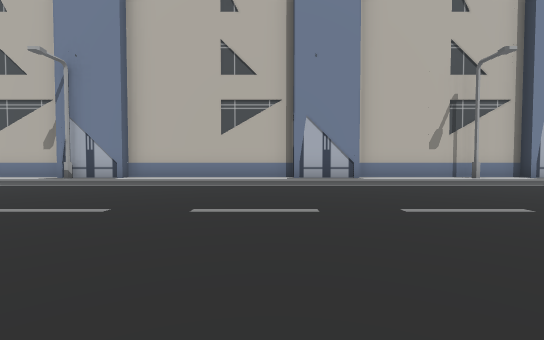
view 1 (above)

16 first-person views from a walk through a 3-D level made in the Unity game engine. The camera is 1.2 m above the floor, tilts 2° down and sees 85° across. The floor is counted in squares, 2 m on a side. Each view is taken from the middle of a square. On the plan, view 1 faces up. The plan holds only what a view shows up to about 9 squares ahead; the rest is blank. The place goes on beyond the plan. The player is left out.

view 2
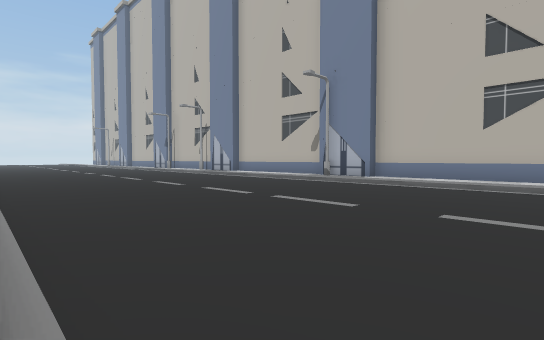

view 3
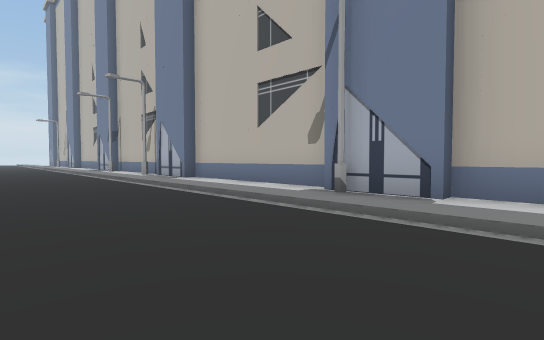

view 4
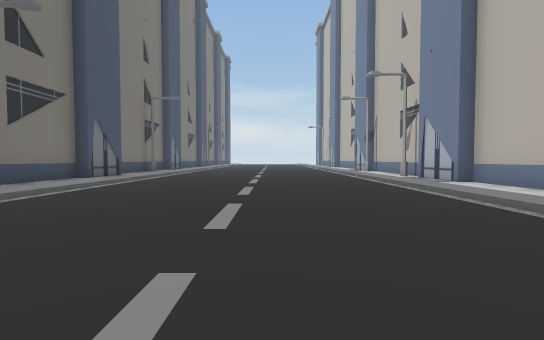

view 5
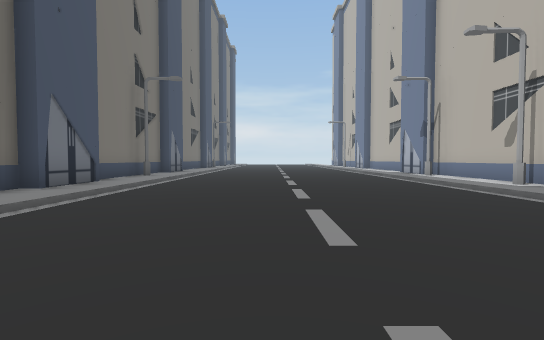

view 6
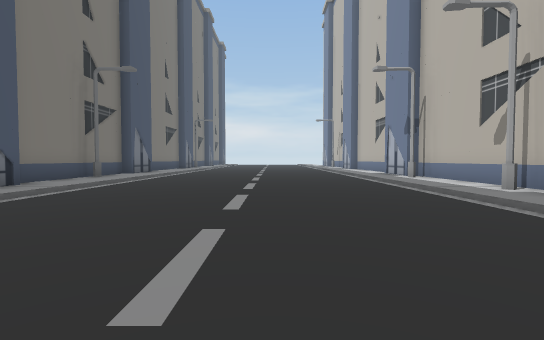

view 7
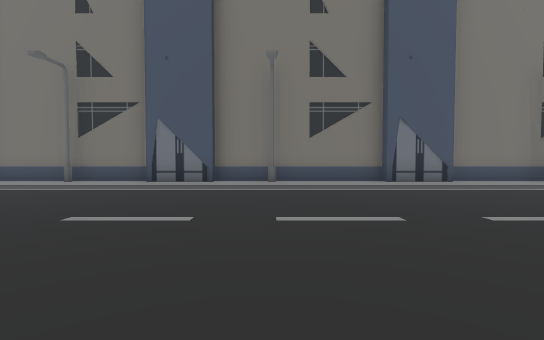

view 8
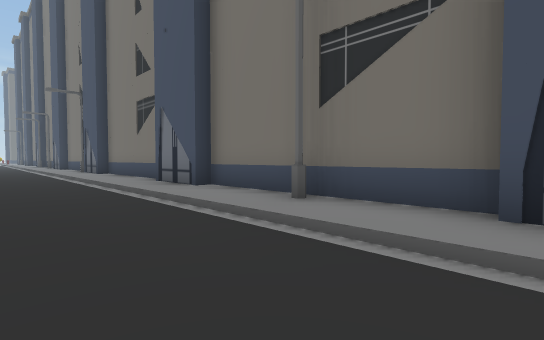

view 9
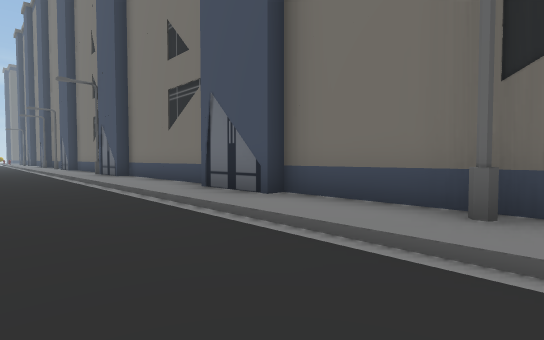

view 10
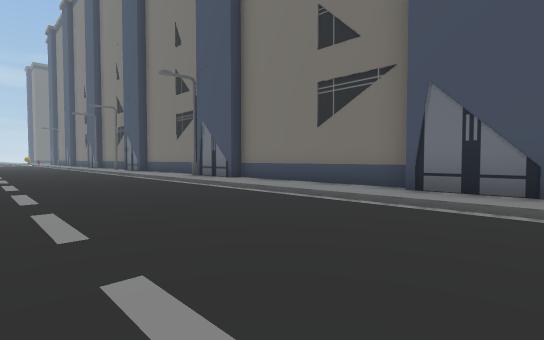

view 11
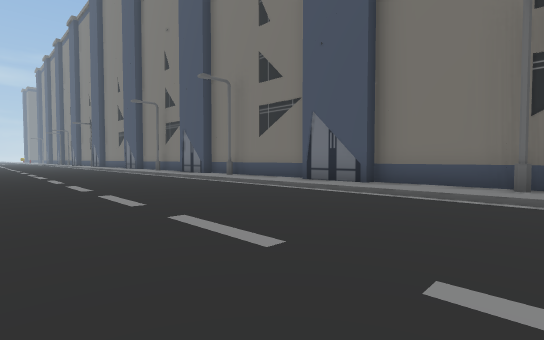

view 12
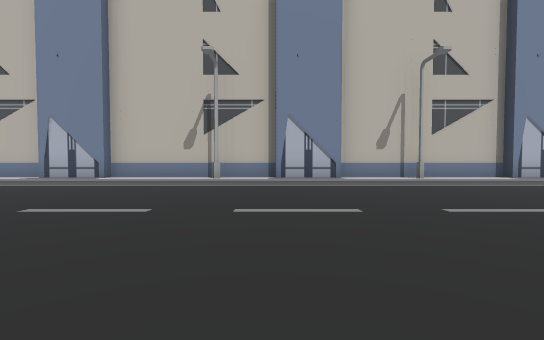

view 13
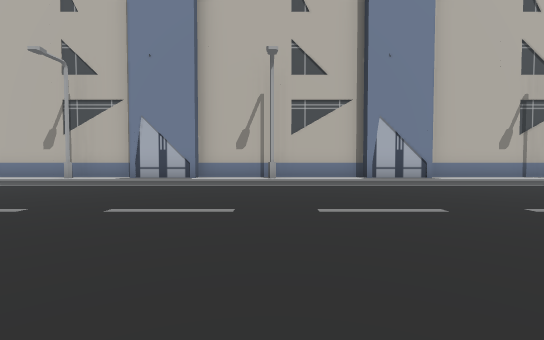

view 14
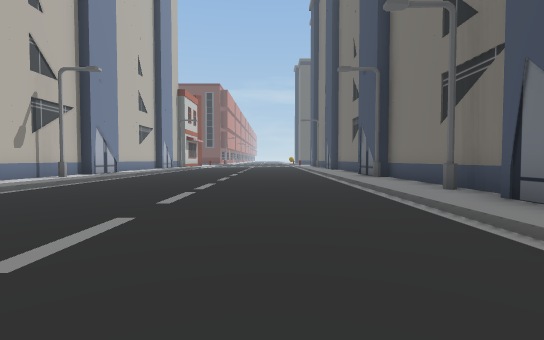

view 15
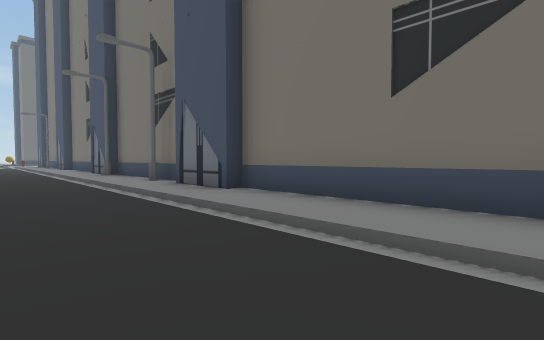

view 16
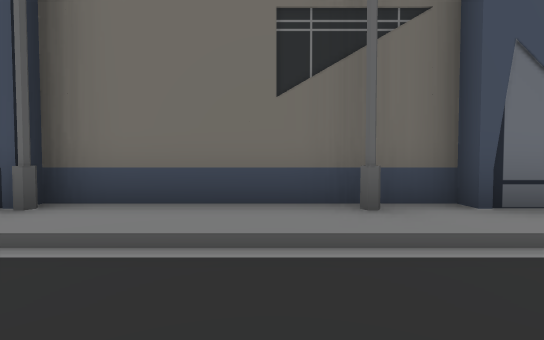

### Floor plan
Key: @ floor where view 1 was taken; . main floor; : floor 0.25 m higher than the main floor; / step, stairs or slope; B building; S streetlight; O other object.
Columns run from 17 left of view 1 to 19 right of it. Each row starts with its distance up from view 1.
  9 BBBBBBBBBBBBBBBBBBBBBBBBBBBBBBBBBBBBB
  8 S:::S::::::S::::::::::S:::::S::::::S:
  7 /////////////////////////////////////
  6 .....................................
  5 .....................................
  4 .....................................
  3 .....................................
  2 .....................................
  1 .....................................
  0 /////////////////@///////////////////
 -1 BS:BBB::S:BB:BS:BBB::::BBO:::BBBS::SB
 -2  BB   BB B  BBBB   BBBB  BBBB  BBBBB

Where each view was taken, in squares from view 1:
view 1: 0 up, 0 right, facing up
view 2: 0 up, 0 right, facing up-left
view 3: 4 up, 3 left, facing up-left
view 4: 4 up, 4 left, facing left
view 5: 3 up, 7 left, facing left
view 6: 4 up, 8 left, facing left
view 7: 7 up, 9 left, facing down
view 8: 2 up, 6 left, facing down-right
view 9: 2 up, 4 left, facing down-right
view 10: 4 up, 1 left, facing down-right
view 11: 5 up, 17 left, facing down-right
view 12: 0 up, 7 right, facing up
view 13: 0 up, 11 right, facing up
view 14: 2 up, 10 right, facing right
view 15: 2 up, 8 right, facing down-right
view 16: 2 up, 16 right, facing down
